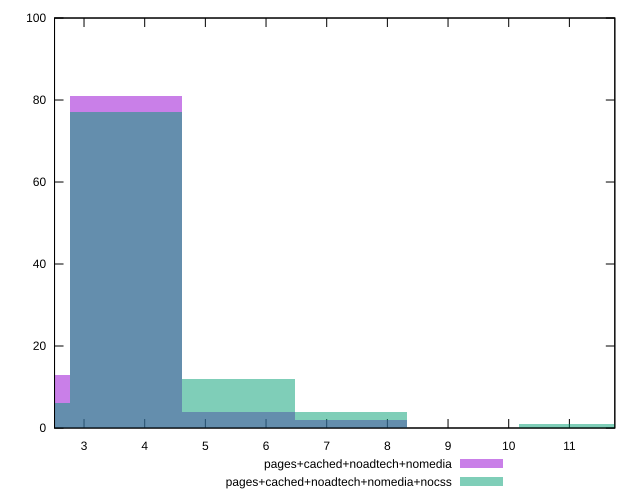

gnuplot code for this plot:
reset

$pagesCachedNoadtechNomedia <<EOF
3.6980466648363874 81
5.547069997254582 4
1.8490233324181937 13
7.396093329672775 2
EOF

$pagesCachedNoadtechNomediaNocss <<EOF
3.6980466648363874 77
7.396093329672775 4
5.547069997254582 12
11.094139994509163 1
1.8490233324181937 6
EOF

set key outside below
set boxwidth 1.8490233324181937
set xrange [2.514:11.748999999999999]
set yrange [0:100]
set trange [0:100]
set style fill transparent solid 0.5 noborder
set terminal svg size 640, 500 enhanced background rgb 'white'
set output "report_00012_2021-02-09T11:01:39.952Z/server-response-time/comparison/histogram/3_vs_4.svg"

plot $pagesCachedNoadtechNomedia title "pages+cached+noadtech+nomedia" with boxes, \
     $pagesCachedNoadtechNomediaNocss title "pages+cached+noadtech+nomedia+nocss" with boxes

reset
